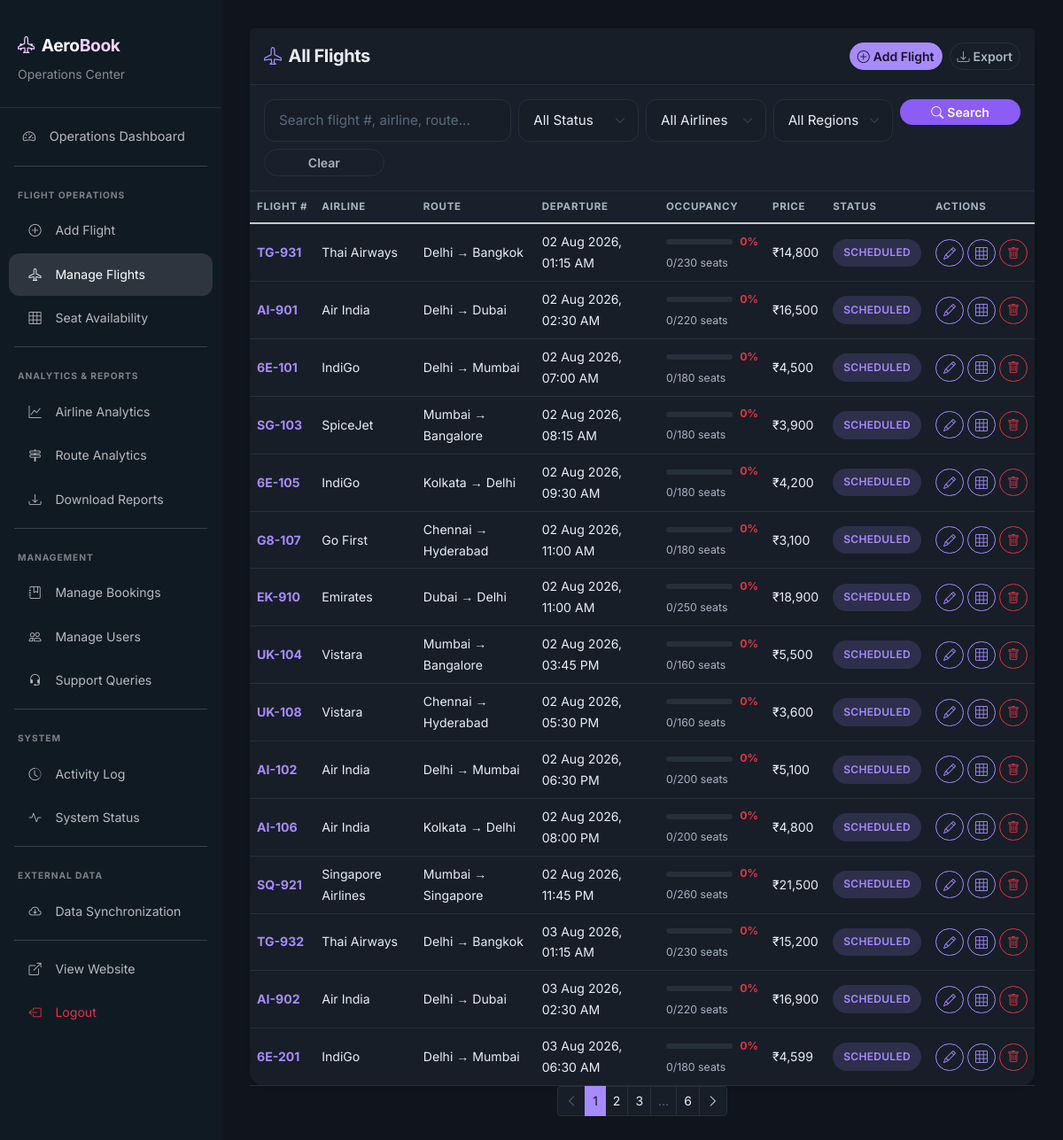
The page /admin/manage-flights.php (signed in) on the database its author committed.
### tables this page shows
CREATE TABLE IF NOT EXISTS flights (
    flight_id INT AUTO_INCREMENT PRIMARY KEY,
    airline_name VARCHAR(100) NOT NULL,
    flight_number VARCHAR(20) NOT NULL UNIQUE,
    source VARCHAR(100) NOT NULL,
    destination VARCHAR(100) NOT NULL,
    departure_time DATETIME NOT NULL,
    arrival_time DATETIME NOT NULL,
    total_seats INT NOT NULL DEFAULT 180,
    seats_available INT NOT NULL DEFAULT 180,
    price DECIMAL(10, 2) NOT NULL,
    status ENUM('Scheduled', 'Delayed', 'Cancelled', 'Completed') DEFAULT 'Scheduled',
    created_at TIMESTAMP DEFAULT CURRENT_TIMESTAMP,
     
     
     
    CONSTRAINT chk_flights_seats CHECK (seats_available <= total_seats)
);

### includes/TokenHelper.php (called while the page is built, shortened)
<?php
if (!defined('AEROBOOK_TOKEN_HELPER')) {
function generateDeleteToken() {
    $token = bin2hex(random_bytes(16));
    return $token;
}
function deleteLink($baseUrl, $param, $value) {
    $token = generateDeleteToken();
    return BASE_URL . $baseUrl . '?' . $param . '=' . $value . '&token=' . $token;
}
}

### admin/manage-flights.php (the view, shortened to what this page needs)
<?php
require_once __DIR__ . '/includes/admin-header.php';
require_once __DIR__ . '/../includes/Paginator.php';
$search = trim($_GET['search'] ?? '');
$sql = "SELECT * FROM flights WHERE 1=1";
$sql .= " ORDER BY departure_time ASC";
$countSql = "SELECT COUNT(*) as c FROM ($sql) as sub";
$countStmt = mysqli_prepare($conn, $countSql);
mysqli_stmt_execute($countStmt);
$totalRows = (int)mysqli_fetch_assoc(mysqli_stmt_get_result($countStmt))['c'];
$paginator = new Paginator($totalRows, 15);
$sql .= " LIMIT {$paginator->perPage()} OFFSET {$paginator->offset()}";
$stmt = mysqli_prepare($conn, $sql);
mysqli_stmt_execute($stmt);
$flights_result = mysqli_stmt_get_result($stmt);
$flights = [];
while ($f = mysqli_fetch_assoc($flights_result)) $flights[] = $f;
?>
<div class="card border-0 shadow-sm rounded-4">
    <div class="card-header bg-white p-3 border-bottom d-flex justify-content-between align-items-center flex-wrap gap-2">
        <h5 class="mb-0 fw-bold"><i class="bi bi-airplane me-2 text-primary"></i>All Flights</h5>
        <div class="d-flex gap-2 flex-wrap">
            <a href="add-flight.php" class="btn btn-primary btn-sm"><i class="bi bi-plus-circle me-1"></i>Add Flight</a>
            <a href="reports.php?export=1&type=flights" class="btn btn-outline-secondary btn-sm"><i class="bi bi-download me-1"></i>Export</a>
        </div>
    </div>
    <div class="card-body p-3 bg-light border-bottom">
        <form method="GET" class="row g-2">
            <div class="col-md-4"><input type="text" name="search" class="form-control form-control-sm" placeholder="Search flight #, airline, route..." value="<?php echo htmlspecialchars($search); ?>"></div>
            <div class="col-md-2">
                <select name="status" class="form-select form-select-sm">
                    <option value="">All Status</option>
                </select>
            </div>
            <div class="col-md-2">
                <select name="airline" class="form-select form-select-sm">
                    <option value="">All Airlines</option>
                </select>
            </div>
<div class="col-md-2">
                <select name="region" class="form-select form-select-sm">
                    <option value="">All Regions</option>
                </select>
            </div>
            <div class="col-md-2"><button type="submit" class="btn btn-accent btn-sm w-100"><i class="bi bi-search me-1"></i>Search</button></div>
            <div class="col-md-2"><a href="manage-flights.php" class="btn btn-outline-secondary btn-sm w-100">Clear</a></div>
        </form>
    </div>
    <div class="card-body p-0">
        <div class="table-responsive">
            <table class="table table-hover align-middle mb-0">
                <thead class="table-light">
                    <tr><th>Flight #</th><th>Airline</th><th>Route</th><th>Departure</th><th>Occupancy</th><th>Price</th><th>Status</th><th>Actions</th></tr>
                </thead>
                <tbody>
                    <?php if (empty($flights)): ?>
                    <tr><td colspan="8" class="text-center text-muted py-4">No flights found matching your criteria.</td></tr>
                    <?php else: foreach($flights as $f):
                        $booked = $f['total_seats'] - $f['seats_available'];
                        $occ = $f['total_seats'] > 0 ? round($booked / $f['total_seats'] * 100, 1) : 0;
                    ?>
                    <tr>
                        <td><span class="text-accent fw-bold"><?php echo htmlspecialchars($f['flight_number']); ?></span></td>
                        <td><?php echo htmlspecialchars($f['airline_name']); ?></td>
                        <td><?php echo htmlspecialchars($f['source'] . ' → ' . $f['destination']); ?></td>
                        <td><?php echo formatDateTime($f['departure_time']); ?></td>
                        <td style="min-width:120px;">
                            <div class="d-flex align-items-center gap-2">
                                <div class="progress flex-grow-1" style="height:6px;">
                                </div>
                                <small class="fw-bold <?php echo $occ >= 80 ? 'text-success' : ($occ >= 50 ? 'text-warning' : 'text-danger'); ?>"><?php echo $occ; ?>%</small>
                            </div>
                            <small class="text-muted"><?php echo $booked; ?>/<?php echo $f['total_seats']; ?> seats</small>
                        </td>
                        <td><?php echo formatPrice($f['price']); ?></td>
                        <td><?php echo statusBadge($f['status']); ?></td>
                        <td>
                            <div class="d-flex gap-1">
                                <a href="edit-flight.php?id=<?php echo $f['flight_id']; ?>" class="btn btn-sm btn-outline-primary" title="Edit flight" aria-label="Edit flight <?php echo $f['flight_number']; ?>"><i class="bi bi-pencil"></i></a>
                                <a href="manage-seats.php?flight_id=<?php echo $f['flight_id']; ?>" class="btn btn-sm btn-outline-info" title="View seats" aria-label="View seats for <?php echo $f['flight_number']; ?>"><i class="bi bi-grid-3x3"></i></a>
                                <a href="<?php echo deleteLink('admin/manage-flights.php', 'delete', $f['flight_id'], 'Delete'); ?>" class="btn btn-sm btn-outline-danger" onclick="return confirm('Delete flight permanently?')" title="Delete flight" aria-label="Delete flight <?php echo $f['flight_number']; ?>"><i class="bi bi-trash"></i></a>
                            </div>
                        </td>
                    </tr>
                    <?php endforeach; endif; ?>
                </tbody>
            </table>
        </div>
    </div>
</div>
<?php echo $paginator->render(); ?>
<?php require_once __DIR__ . '/includes/admin-footer.php'; ?>

### includes/functions.php (shortened to what this page needs)
<?php
function formatPrice($price) {
    return '₹' . number_format((float) $price, 0);
}
function formatDateTime($datetime) {
    return date('d M Y, h:i A', strtotime($datetime));
}
function statusBadge($status) {
    $classes = [
        'Confirmed' => 'badge-status bg-success',
        'Cancelled' => 'badge-status bg-danger',
        'Scheduled' => 'badge-status bg-primary',
        'Delayed'   => 'badge-status bg-warning',
        'Completed' => 'badge-status bg-secondary',
        'Checked-in' => 'badge-status bg-info',
    ];
    $class = $classes[$status] ?? 'badge-status bg-secondary';
    return '<span class="' . $class . '">' . $status . '</span>';
}

### rows shown on the page
flights: flight_number "TG-931", airline_name "Thai Airways", source+destination "Delhi → Bangkok", departure_time "02 Aug 2026, 01:15 AM", occ "0", booked "0", total_seats "230", price "₹14,800", status "SCHEDULED"
flights: flight_number "AI-901", airline_name "Air India", source+destination "Delhi → Dubai", departure_time "02 Aug 2026, 02:30 AM", occ "0", booked "0", total_seats "220", price "₹16,500", status "SCHEDULED"
flights: flight_number "6E-101", airline_name "IndiGo", source+destination "Delhi → Mumbai", departure_time "02 Aug 2026, 07:00 AM", occ "0", booked "0", total_seats "180", price "₹4,500", status "SCHEDULED"
flights: flight_number "SG-103", airline_name "SpiceJet", source+destination "Mumbai → Bangalore", departure_time "02 Aug 2026, 08:15 AM", occ "0", booked "0", total_seats "180", price "₹3,900", status "SCHEDULED"
flights: flight_number "6E-105", airline_name "IndiGo", source+destination "Kolkata → Delhi", departure_time "02 Aug 2026, 09:30 AM", occ "0", booked "0", total_seats "180", price "₹4,200", status "SCHEDULED"
flights: flight_number "G8-107", airline_name "Go First", source+destination "Chennai → Hyderabad", departure_time "02 Aug 2026, 11:00 AM", occ "0", booked "0", total_seats "180", price "₹3,100", status "SCHEDULED"
flights: flight_number "EK-910", airline_name "Emirates", source+destination "Dubai → Delhi", departure_time "02 Aug 2026, 11:00 AM", occ "0", booked "0", total_seats "250", price "₹18,900", status "SCHEDULED"
flights: flight_number "UK-104", airline_name "Vistara", source+destination "Mumbai → Bangalore", departure_time "02 Aug 2026, 03:45 PM", occ "0", booked "0", total_seats "160", price "₹5,500", status "SCHEDULED"
flights: flight_number "UK-108", airline_name "Vistara", source+destination "Chennai → Hyderabad", departure_time "02 Aug 2026, 05:30 PM", occ "0", booked "0", total_seats "160", price "₹3,600", status "SCHEDULED"
flights: flight_number "AI-102", airline_name "Air India", source+destination "Delhi → Mumbai", departure_time "02 Aug 2026, 06:30 PM", occ "0", booked "0", total_seats "200", price "₹5,100", status "SCHEDULED"
flights: flight_number "AI-106", airline_name "Air India", source+destination "Kolkata → Delhi", departure_time "02 Aug 2026, 08:00 PM", occ "0", booked "0", total_seats "200", price "₹4,800", status "SCHEDULED"
flights: flight_number "SQ-921", airline_name "Singapore Airlines", source+destination "Mumbai → Singapore", departure_time "02 Aug 2026, 11:45 PM", occ "0", booked "0", total_seats "260", price "₹21,500", status "SCHEDULED"
flights: flight_number "TG-932", airline_name "Thai Airways", source+destination "Delhi → Bangkok", departure_time "03 Aug 2026, 01:15 AM", occ "0", booked "0", total_seats "230", price "₹15,200", status "SCHEDULED"
flights: flight_number "AI-902", airline_name "Air India", source+destination "Delhi → Dubai", departure_time "03 Aug 2026, 02:30 AM", occ "0", booked "0", total_seats "220", price "₹16,900", status "SCHEDULED"
flights: flight_number "6E-201", airline_name "IndiGo", source+destination "Delhi → Mumbai", departure_time "03 Aug 2026, 06:30 AM", occ "0", booked "0", total_seats "180", price "₹4,599", status "SCHEDULED"

### other values the page prints
$this->totalPages "6"
